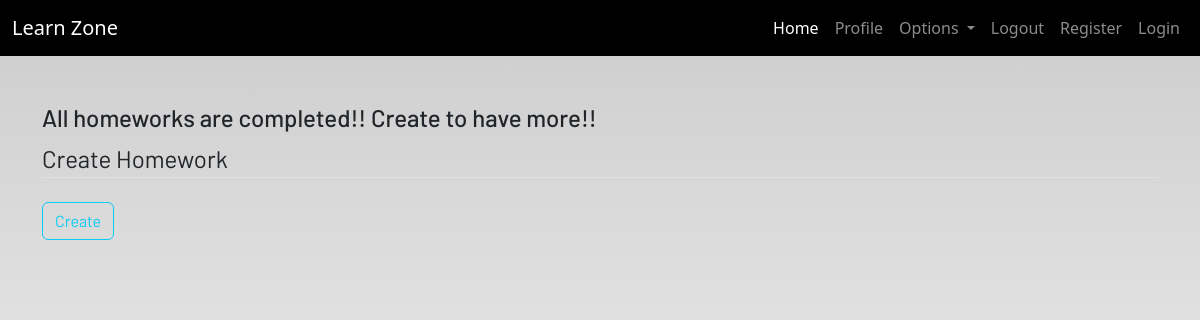
/homework (signed in), run on an earlier commit of the app's database.
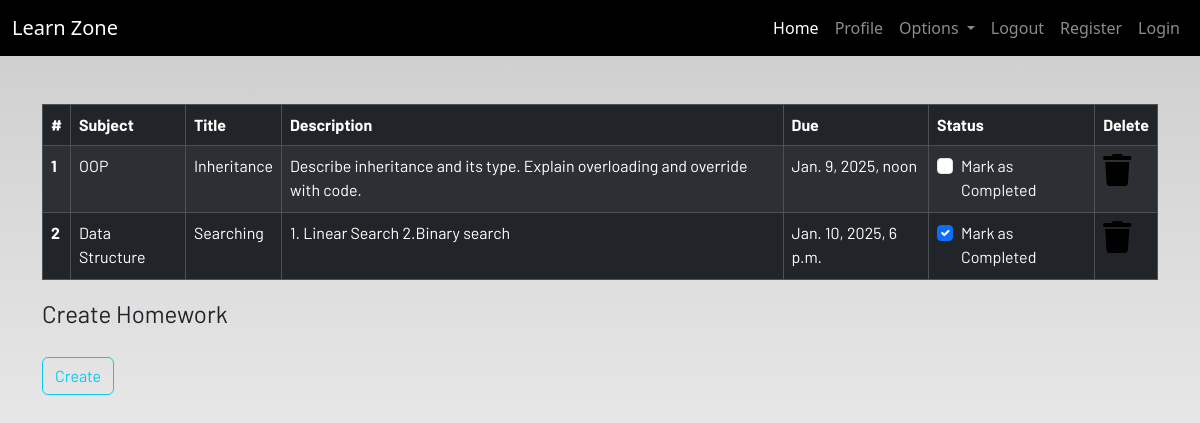
And on a later commit of the database.
### dashboard/models.py (models this page shows, shortened)
class Homework(models.Model):
     user = models.ForeignKey(User,on_delete=models.CASCADE)
     subject = models.CharField(max_length=50)
     title = models.CharField(max_length=100)
     description = models.TextField()
     due = models.DateTimeField()
     is_finished = models.BooleanField(default=False)

### dashboard/views.py (the view)
# urls.py: path('homework',views.homework,name='homework'),
def homework(request):
    homeworks = Homework.objects.filter(user=request.user)
    if len(homeworks) == 0:
        homework_done = True  # No homework available
    else:
        homework_done = False  # Homework exists
    context = {
        'homeworks': homeworks,
        'homework_done': homework_done,
    }
    return render(request, 'dashboard/homework.html', context)

### dashboard/templates/dashboard/homework.html
{% extends 'dashboard/base.html' %}
{% load static %}
{% block content %}
<div class="container">
{% if not homework_done %}
    <table class="table table-striped table-bordered table-hover table-dark">
        <thead>
            <tr>
                <th scope="col">#</th>
                <th scope="col">Subject</th>
                <th scope="col">Title</th>
                <th scope="col">Description</th>
                <th scope="col">Due</th>
                <th scope="col">Status</th>
                <th scope="col">Delete</th>
            </tr>
        </thead>
        <tbody>
        {% for homework in homeworks %}
            <tr>
                <th scope="row">{{forloop.counter}}</th>
                <td>{{homework.subject}}</td>
                <td>{{homework.title}}</td>
                <td>{{homework.description}}</td>
                <td>{{homework.due}}</td>
                <td>
                    <a href="#">
                        <div class="form-check">
                        {% if homework.is_finished == True %}
                            <input class="form-check-input" type="checkbox" value="" checked>
                        {% else %}
                            <input class="form-check-input" type="checkbox" value="">
                        {% endif %}
                            <label class="form-check-label text-light" for="flexCheckDefault">
                                Mark as Completed
                            </label>
                        </div>
                    </a>
                </td>
                <td><a href="#"><i class="fa fa-trash fa-2x"></i></a></td>
            </tr>
        {% endfor %}
        </tbody>
    </table>
{% else %}
    <h4>All homeworks are completed!! Create to have more!!</h4>
{% endif %}
</div>
<div class=" container">
    <form method="POST">
        <fieldset class="form-group">
            <legend class="border-bottom mb-4">Create Homework</legend>
        </fieldset>
        <div class="form-group">
            <button href="" class="btn btn-outline-info" type="submit">
                Create
            </button>
        </div>
    </form>
</div>
{% endblock content %}

### dashboard/templates/dashboard/base.html (shortened to what this page needs)
<!DOCTYPE html>
{% load static %}
<html lang="en">
<head>
  <link href="https://cdn.jsdelivr.net/npm/bootstrap@5.3.3/dist/css/bootstrap.min.css" rel="stylesheet">
  <link rel="stylesheet" href="https://use.fontawesome.com/releases/v5.7.2/css/all.css"
 />
  <link rel="stylesheet" href="{% static 'css/main.css' %}" />
</head>
<body>
  <header>
    <nav class="navbar navbar-expand-lg navbar-dark bg-dark">
      <div class="container-fluid">
        <a class="navbar-brand" href="#">Learn Zone</a>
        <div class="collapse navbar-collapse justify-content-end" id="navbarSupportedContent">
          <ul class="navbar-nav mb-2 mb-lg-0">
            <li class="nav-item">
              <a class="nav-link active" aria-current="page" href="#">Home</a>
            </li>
            <li class="nav-item">
              <a class="nav-link" href="#">Profile</a>
            </li>
            <li class="nav-item dropdown">
              <a class="nav-link dropdown-toggle" href="#" id="navbarDropdown" role="button" data-toggle="dropdown"
                aria-haspopup="true" aria-expanded="false">
                Options
              </a>
            </li>
            <li class="nav-item">
              <a class="nav-link" href="#">Logout</a>
            </li>
            <li class="nav-item">
              <a class="nav-link" href="#">Register</a>
            </li>
            <li class="nav-item">
              <a class="nav-link" href="#">Login</a>
            </li>
          </ul>
        </div>
      </div>
    </nav>
  </header>
  <br /><br />
  <main>
    {% block content %}
    {% endblock content %}
  </main>
</body>
</html>

### static/CSS/main.css (style rules this page uses)
html { scroll-behavior: smooth; height: 100%; width: 100%; }
main { font-family: Barlow, Quicksand, Rubik, sans-serif, serif, 'Times New Roman', Times, serif !important; }
.navbar { background-color: rgb(0, 0, 0) !important; }
a { text-decoration: none !important; color: black; }
html, body { max-width: 100%; overflow-x: hidden; height: 100%; width: 100%; }
body { background: linear-gradient(rgba(0, 0, 0, 0.2), rgba(255, 255, 255, 0.5)); overflow-x: hidden; background-repeat: no-repeat; }
.fa { color: black; }

What changed in the data, as far as the page shows it:
added Homework: subject "OOP", title "Inheritance", description "Describe inheritance and its type. Explain overloading and override with code.", due "Jan. 9, 2025, noon"
added Homework: subject "Data Structure", title "Searching", description "1. Linear Search 2.Binary search", due "Jan. 10, 2025, 6 p.m."
Also different on the page:
text no longer shown: "All homeworks are completed!! Create to have more!!"
text now shown: "# Subject Title Description Due Status Delete"
